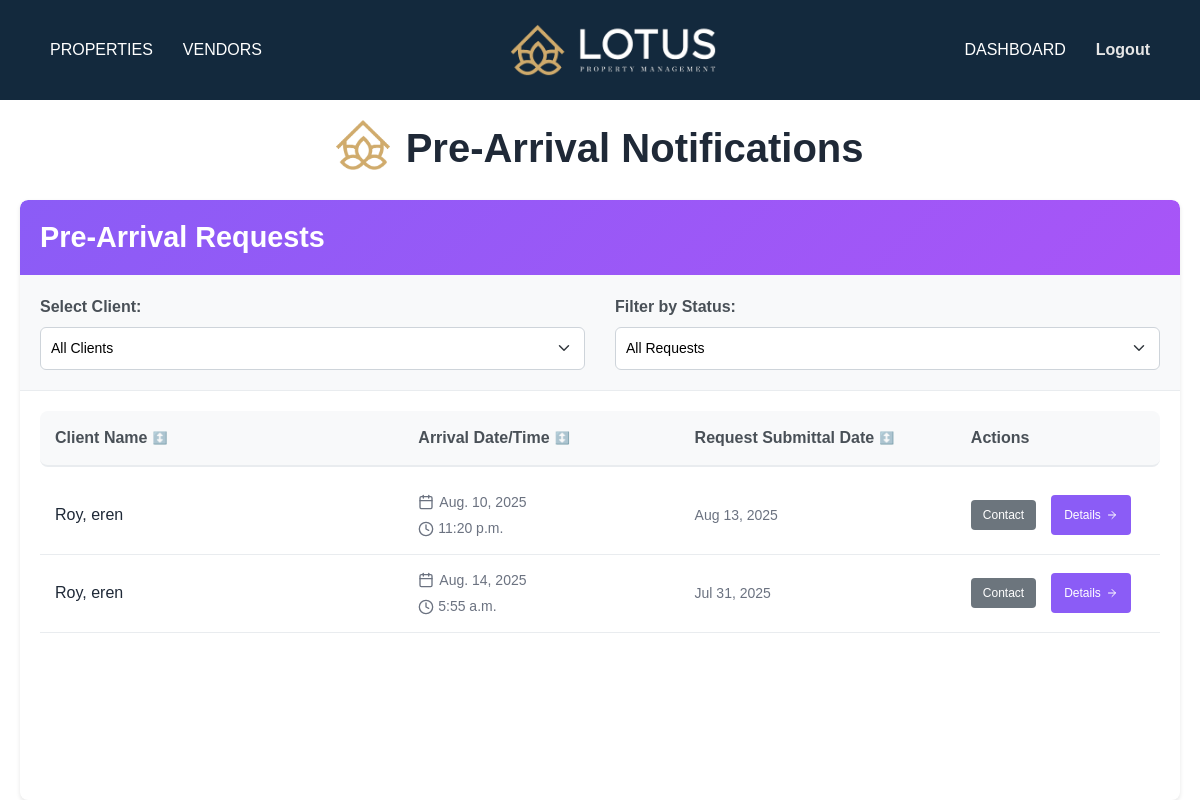
Page /clientmanager/prearrival/requests/ (signed in) on the committed database.
### servicedetails/models.py (models this page shows, shortened)
class PrearrivalInformation(models.Model):
    STATUS_CHOICES = [
        ('pending', 'Pending'),
        ('open', 'Open'),
        ('completed', 'Completed'),
        ('denied', 'Denied'),
    ]
    user = models.ForeignKey(Client, on_delete=models.CASCADE, null=True, blank=True)
    name = models.CharField(max_length=255, null=True, blank=True)
    status = models.CharField(max_length=10, choices=STATUS_CHOICES, default='open')
    status_remarks = models.TextField(blank=True, null=True)
    completation_denied_date = models.DateField(blank=True, null=True)
    client_approval = models.CharField(max_length=10, choices=APPROVAL_CHOICES, default='Pending', blank=True)
    cost = models.IntegerField(default=0)
    cost_remarks = models.TextField(blank=True, null=True)
    arrival_date = models.DateField(null=True, blank=True)
    arrival_time = models.TimeField(null=True, blank=True)
    temperature = models.FloatField(null=True, blank=True)
    pool_temperature = models.FloatField(null=True, blank=True)
    hot_bath_temperature = models.FloatField(null=True, blank=True)
    INDOOR_LIGHTS_CHOICES = [('all_on', 'All On'), ('all_off', 'All Off')]
    indoor_lights = models.CharField(max_length=10, choices=INDOOR_LIGHTS_CHOICES, null=True, blank=True)
    OUTDOOR_LIGHTS_CHOICES = [('all_on', 'All On'), ('all_off', 'All Off')]
    outdoor_lights = models.CharField(max_length=10, choices=OUTDOOR_LIGHTS_CHOICES, null=True, blank=True)
    WINDOW_POSITION_CHOICES = [('up', 'Up'), ('down', 'Down'), ('sideway', 'Sideway')]
    window_position = models.CharField(max_length=10, choices=WINDOW_POSITION_CHOICES, null=True, blank=True)
    music_genre = models.CharField(max_length=255, null=True, blank=True)
    flower_type = models.CharField(max_length=255, null=True, blank=True)
    flower_location = models.CharField(max_length=255, null=True, blank=True)
    groceries_details = models.TextField(null=True, blank=True)
    alcohol = models.TextField(null=True, blank=True)
    housekeeping = models.TextField(null=True, blank=True)
    transportation = models.TextField(null=True, blank=True)
    automobiles = models.TextField(null=True, blank=True)
    additional = models.TextField(null=True, blank=True)
    created_at = models.DateTimeField(default=timezone.now, editable=False)

### mainapp/models.py (models this page shows, shortened)
class Client(models.Model):
    first_name = models.CharField(max_length=150)
    last_name = models.CharField(max_length=150)
    username = models.CharField(max_length=150, unique=True, blank=True)
    email = models.EmailField()
    password = models.CharField(max_length=255, blank=True)
    address = models.CharField(max_length=255, blank=True, null=True)
    city = models.CharField(max_length=100, blank=True, null=True)
    state = models.CharField(max_length=100, blank=True, null=True)
    zipcode = models.CharField(max_length=10, blank=True, null=True)
    phone_number = models.CharField(max_length=15,blank=True, null=True)
    office_phone = models.CharField(max_length=15, blank=True, null=True)
    business_address = models.CharField(max_length=255, blank=True, null=True)
    PREFERRED_CONTACT_CHOICES = [
        ('email', 'Email'),
        ('phone', 'Phone'),
        ('text', 'text'),
    ]
    preferred_contact_method = models.CharField(
        max_length=10, choices=PREFERRED_CONTACT_CHOICES, default='email'
    )
    PRIORITY_CHOICES = [
    ('primary', 'Primary'),
    ('secondary', 'Secondary'),
    ('tertiary', 'Tertiary'),
    ]
    contact1_name = models.CharField(max_length=150, blank=True, null=True)
    contact1_last_name = models.CharField(max_length=150, blank=True, null=True)
    contact1_email = models.EmailField(blank=True, null=True)
    contact1_phone = models.CharField(max_length=15, blank=True, null=True)
    contact1_office_phone = models.CharField(max_length=15, blank=True, null=True)
    contact1_buisness_adress = models.CharField(max_length=15, blank=True, null=True)
    contact1_preferred = models.CharField(
        max_length=10, choices=PREFERRED_CONTACT_CHOICES, blank=True, null=True
    )
    contact1_priority = models.CharField(
    max_length=10, choices=PRIORITY_CHOICES, blank=True, null=True
    )
    contact2_name = models.CharField(max_length=150, blank=True, null=True)
    contact2_last_name = models.CharField(max_length=150, blank=True, null=True)
    contact2_email = models.EmailField(blank=True, null=True)
    contact2_phone = models.CharField(max_length=15, blank=True, null=True)
    contact2_office_phone = models.CharField(max_length=15, blank=True, null=True)
    contact2_buisness_adress = models.CharField(max_length=15, blank=True, null=True)
    contact2_preferred = models.CharField(
        max_length=10, choices=PREFERRED_CONTACT_CHOICES, blank=True, null=True
    )
    contact2_priority = models.CharField(
    max_length=10, choices=PRIORITY_CHOICES, blank=True, null=True
    )
    contact3_name = models.CharField(max_length=150, blank=True, null=True)
    contact3_last_name = models.CharField(max_length=150, blank=True, null=True)
    contact3_email = models.EmailField(blank=True, null=True)
    contact3_phone = models.CharField(max_length=15, blank=True, null=True)
    contact3_office_phone = models.CharField(max_length=15, blank=True, null=True)
    contact3_buisness_adress = models.CharField(max_length=15, blank=True, null=True)
    contact3_preferred = models.CharField(
        max_length=10, choices=PREFERRED_CONTACT_CHOICES, blank=True, null=True
    )
    contact3_priority = models.CharField(
    max_length=10, choices=PRIORITY_CHOICES, blank=True, null=True
    )
    contact4_name = models.CharField(max_length=150, blank=True, null=True)
    contact4_last_name = models.CharField(max_length=150, blank=True, null=True)
    contact4_email = models.EmailField(blank=True, null=True)
    contact4_phone = models.CharField(max_length=15, blank=True, null=True)
    contact4_office_phone = models.CharField(max_length=15, blank=True, null=True)
    contact4_buisness_adress = models.CharField(max_length=15, blank=True, null=True)
    contact4_preferred = models.CharField(
        max_length=10, choices=PREFERRED_CONTACT_CHOICES, blank=True, null=True
    )
    contact4_priority = models.CharField(
    max_length=10, choices=PRIORITY_CHOICES, blank=True, null=True
    )
    contact5_name = models.CharField(max_length=150, blank=True, null=True)
    contact5_last_name = models.CharField(max_length=150, blank=True, null=True)
    contact5_email = models.EmailField(blank=True, null=True)
    contact5_phone = models.CharField(max_length=15, blank=True, null=True)
    contact5_office_phone = models.CharField(max_length=15, blank=True, null=True)
    contact5_buisness_adress = models.CharField(max_length=15, blank=True, null=True)
    contact5_preferred = models.CharField(
        max_length=10, choices=PREFERRED_CONTACT_CHOICES, blank=True, null=True
    )
    contact5_priority = models.CharField(
    max_length=10, choices=PRIORITY_CHOICES, blank=True, null=True
    )
    created_at = models.DateTimeField(auto_now_add=True)

### clientmanager/views.py (the view)
# urls.py: path('prearrival/requests/', views.clientmanager_prearrival_requests, name='prearrival_requests'),
def clientmanager_prearrival_requests(request):
    manager_id = request.session.get('manager_id')
    if not manager_id:
        return redirect('clientmanager:client_login')
    all_requests = PrearrivalInformation.objects.all().order_by('-id')
    return render(request, 'clientmanager/prearrival/prearrival_list.html', {
        'requests': all_requests
    })

### template/clientmanager/prearrival/prearrival_list.html (shortened to what this page needs)
{% extends 'cmbase.html' %}
{% block content %}
{% load static %}
<div class="page-container">
<link href="https://cdnjs.cloudflare.com/ajax/libs/font-awesome/6.0.0-beta3/css/all.min.css" rel="stylesheet">
<div style="margin-top: 2%; margin-bottom: 2%; font-size: 1.5rem;" class="d-flex justify-content-center align-items-center mb-4 text-center flex-column flex-md-row gap-3">
    <img src="{% static 'img/smalllogo.png' %}" alt="Concierge Icon" style="width: auto; height: 50px; margin-top: -10px;">
    <div>
        <h1 class="page-title mb-1" style="font-size: 2.5rem; color: #1f2937; font-weight: 700;">Pre-Arrival Notifications</h1>
    </div>
</div>
<div class="content-wrapper">
    <div class="requests-card">
        <div class="card-header" style="background: linear-gradient(135deg, #8B5CF6, #A855F7); color: white; padding: 20px; border-radius: 8px 8px 0 0;">
            <h2 style="margin: 0; font-size: 1.8rem; font-weight: 600;">
                Pre-Arrival Requests
            </h2>
        </div>
        <div class="filters-section" style="padding: 20px; background-color: #f8f9fa; border-bottom: 1px solid #e9ecef;">
            <div class="filters-row">
                <div class="filter-group">
                    <label for="client-filter" style="font-weight: 600; color: #495057 !important; margin-bottom: 8px; display: block;">Select Client:</label>
                    <select id="client-filter" onchange="filterByClient()" class="form-select" style="padding: 10px; border-radius: 6px; border: 1px solid #ced4da; font-size: 14px; background-color: white !important; color: #000000 !important;">
                        <option value="all" selected style="color: #000000 !important;">All Clients</option>
                        {% regroup requests by user.id as client_groups %}
                    </select>
                </div>
                <div class="filter-group">
                    <label for="status-filter" style="font-weight: 600; color: #495057 !important; margin-bottom: 8px; display: block;">Filter by Status:</label>
                    <select id="status-filter" onchange="filterRequests()" class="form-select" style="padding: 10px; border-radius: 6px; border: 1px solid #ced4da; font-size: 14px; background-color: white !important; color: #000000 !important;">
                        <option value="all" selected style="color: #000000 !important;">All Requests</option>
                    </select>
                </div>
            </div>
        </div>
        <div class="table-container" style="padding: 20px;">
            <div class="table-header" style="display: grid; grid-template-columns: 2fr 1.5fr 1.5fr 1fr; gap: 15px; padding: 15px; background-color: #f8f9fa; border-radius: 8px; font-weight: 600; color: #495057 !important; border-bottom: 2px solid #e9ecef; margin-bottom: 10px;">
                <div class="sortable-header" onclick="sortByName()" style="cursor: pointer; display: flex; align-items: center; gap: 5px; color: #495057 !important;">
                    Client Name
                    <span id="name-sort-arrow" class="sort-arrow" style="color: #495057 !important;">↕️</span>
                </div>
                <div class="sortable-header" onclick="sortByArrivalDate()" style="cursor: pointer; display: flex; align-items: center; gap: 5px; color: #495057 !important;">
                    Arrival Date/Time
                    <span id="arrival-sort-arrow" class="sort-arrow" style="color: #495057 !important;">↕️</span>
                </div>
                <div class="sortable-header" onclick="sortBySubmittalDate()" style="cursor: pointer; display: flex; align-items: center; gap: 5px; color: #495057 !important;">
                    Request Submittal Date
                    <span id="submittal-sort-arrow" class="sort-arrow" style="color: #495057 !important;">↕️</span>
                </div>
                <div style="color: #495057 !important;">Actions</div>
            </div>
            <div class="request-list">
                {% for r in requests %}
                    <div class="request-item" data-status="{{ r.status|lower }}" data-client-id="{{ r.user.id }}" data-client-name="{{ r.user.last_name }}, {{ r.user.first_name }}" data-arrival-date="{{ r.arrival_date }}" data-submittal-date="{{ r.created_at|date:'Y-m-d' }}" style="display: grid; grid-template-columns: 2fr 1.5fr 1.5fr 1fr; gap: 15px; padding: 15px; border-bottom: 1px solid #e9ecef; align-items: center;">
                        <div class="client-name" style="font-weight: 500; color: #1f2937 !important;">
                            {{ r.user.last_name }}, {{ r.user.first_name }}
                        </div>
                        <div class="arrival-info" style="color: #6b7280 !important; font-size: 14px;">
                            <div style="display: flex; align-items: center; gap: 5px;">
                                {{ r.arrival_date }}
                            </div>
                            <div style="margin-top: 5px;">
                                <svg xmlns="http://www.w3.org/2000/svg" width="16" height="16" viewBox="0 0 24 24" fill="none" stroke="currentColor" stroke-width="2" stroke-linecap="round" stroke-linejoin="round">
                                    <circle cx="12" cy="12" r="10"></circle>
                                    <polyline points="12 6 12 12 16 14"></polyline>
                                </svg>
                                {{ r.arrival_time }}
                            </div>
                        </div>
                        <div class="submittal-date" style="color: #6b7280 !important; font-size: 14px;">
                            {% if r.created_at %}
                                {{ r.created_at|date:"M d, Y" }}
                            {% else %}
                                None
                            {% endif %}
                        </div>
                        <div class="request-actions" style="display: flex; gap: 10px;">
                            <button class="btn btn-contact" onclick="showContactDetails(
                                '{{ r.user.first_name }}',
                                '{{ r.user.last_name }}',
                                '{{ r.user.email }}',
                                '{{ r.user.phone_number }}',
                                '{{ r.user.contact1_email }}',
                                '{{ r.user.contact1_phone }}'
                            )" style="padding: 6px 12px; background-color: #6c757d !important; color: white !important; border: none; border-radius: 4px; cursor: pointer; font-size: 12px;">
                                Contact
                            </button>
                            <a class="btn btn-view" href="{% url 'clientmanager:prearrival_request_detail' r.id %}" style="padding: 6px 12px; background-color: #8B5CF6 !important; color: white !important; text-decoration: none; border-radius: 4px; font-size: 12px; display: inline-flex; align-items: center; gap: 5px;">
                                Details
                                <svg xmlns="http://www.w3.org/2000/svg" width="12" height="12" viewBox="0 0 24 24" fill="none" stroke="currentColor" stroke-width="2" stroke-linecap="round" stroke-linejoin="round">
                                    <path d="M5 12h14"></path>
                                    <path d="M12 5l7 7-7 7"></path>
                                </svg>
                            </a>
                        </div>
                    </div>
                {% endfor %}
            </div>
        </div>
    </div>
</div>
</div>
{% endblock %}

### rows in the picture
PrearrivalInformation: user.last_name "Roy", user.first_name "eren", arrival_date "Aug. 10, 2025", arrival_time "11:20 p.m.", created_at "Aug 13, 2025"
PrearrivalInformation: user.last_name "Roy", user.first_name "eren", arrival_date "Aug. 14, 2025", arrival_time "5:55 a.m.", created_at "Jul 31, 2025"
